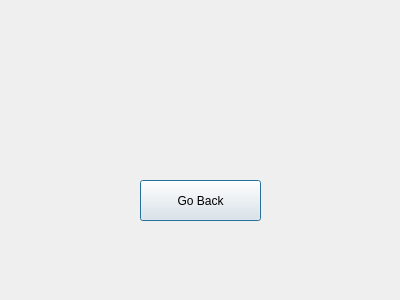
<?xml version="1.0" encoding="UTF-8"?>
<ui version="4.0">
 <class>Dialog</class>
 <widget class="QDialog" name="Dialog">
  <property name="geometry">
   <rect>
    <x>0</x>
    <y>0</y>
    <width>400</width>
    <height>300</height>
   </rect>
  </property>
  <property name="windowTitle">
   <string>Dialog</string>
  </property>
  <widget class="QPushButton" name="pushButton">
   <property name="geometry">
    <rect>
     <x>140</x>
     <y>180</y>
     <width>121</width>
     <height>41</height>
    </rect>
   </property>
   <property name="text">
    <string>Go Back</string>
   </property>
  </widget>
 </widget>
 <resources/>
 <connections/>
</ui>
